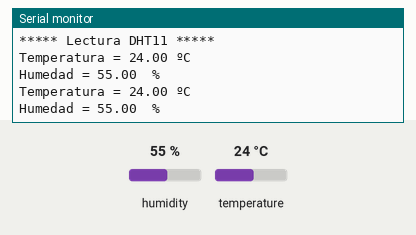
Simulated run of this sketch. Board: Arduino Uno, built with avr-gcc and run on an emulated ATmega328P. Shown: the last lines printed to the serial monitor. The test bench sets the inputs (shaded band); at power-on: humidity 55 %, temperature 24 °C.

Above: at 4.8 s.
4.9 s: humidity set to 22 %
At 7.5 s:
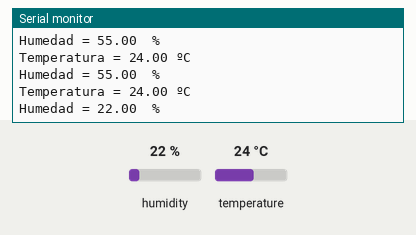
7.9 s: temperature set to 12 °C
At 8.7 s:
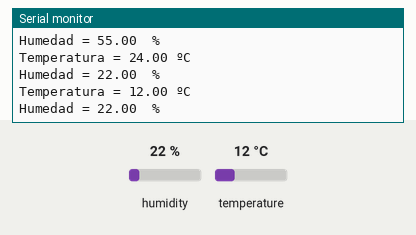
10.9 s: humidity set to 40 %
At 13.5 s:
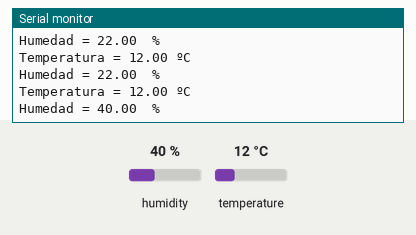
Timing chart, 0 to 15.0 s (numbered marks = the images above; inputs shaded):
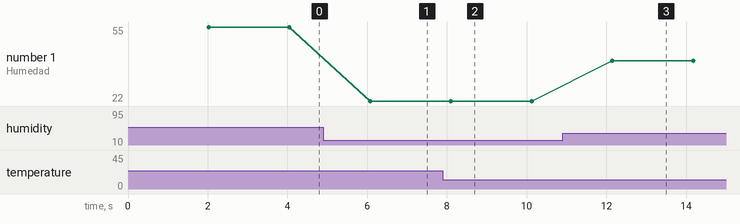

Measured:
- after the input at 4.9 s, the serial monitor: prints a new line after 1.2 s (image 1)
- after the input at 7.9 s, the serial monitor: prints a new line after 0.20 s (image 2)
- after the input at 10.9 s, the serial monitor: prints a new line after 1.2 s (image 3)
- plotted number 1: 55 → 22 after the input at 4.9 s, 22 → 40 after the input at 10.9 s

The sketch:

sensorTHprueba1.ino
```cpp
//Lectura de Sensor DHT11

#include "DHT.h"

#define pinDatos 14 //GPI14 = D5 en ESP8266
#define modeloSensor DHT11

DHT sensorTH (pinDatos, modeloSensor);

void setup() {

  Serial.begin (115200);
  Serial.println ("***** Lectura DHT11 *****");

  sensorTH.begin();

}

void loop() {

  delay (2000);

  //Lee valores de temperatura y humedad
  float humedad = sensorTH.readHumidity();
  float temperatura = sensorTH.readTemperature();

  // Verifica si hubo error
  if (isnan(humedad) || isnan(temperatura)) {
    Serial.println("Error al leer el sensor DHT11");
    return;
  }

  //Mostrar valores leídos
  Serial.print ("Temperatura = ");
  Serial.print (temperatura);
  Serial.println (" ºC");
  Serial.print ("Humedad = ");
  Serial.print (humedad);
  Serial.println ("  %");

}
```
